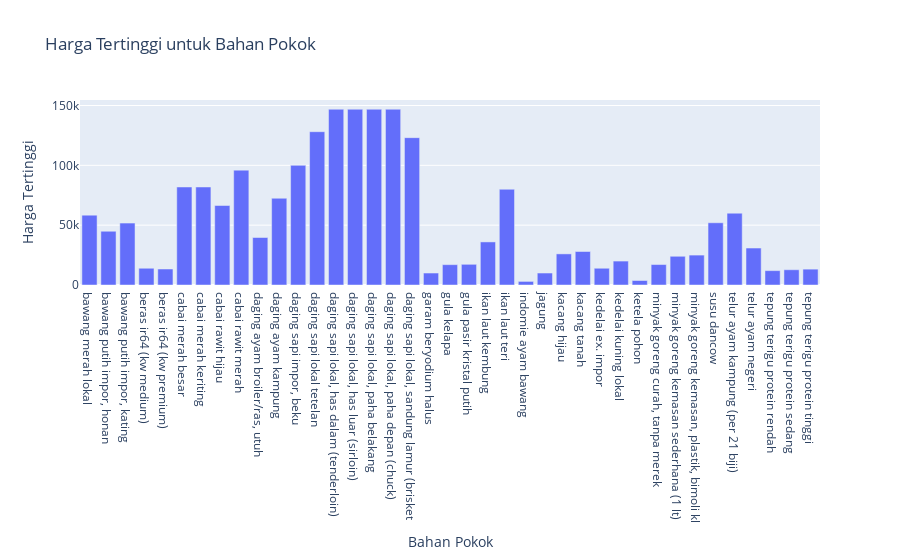

The notebook cell saved with this chart:
### Code cell
# Create a Plotly bar chart to visualize the highest prices for each commodity
fig = px.bar(max_prices, x='nama', y='harga', 
             title='Harga Tertinggi untuk Bahan Pokok',
             labels={'nama': 'Bahan Pokok', 'harga': 'Harga Tertinggi'},
             template='plotly')

# Show the plot
fig.show()

### Figure 1 — Plotly figure (JSON) as saved in the notebook; plotly's stock layout.template omitted (floating-point values rounded to 4 significant figures)
{"data": [{"alignmentgroup": "True", "hovertemplate": "Bahan Pokok=%{x}<br>Harga Tertinggi=%{y}<extra></extra>", "legendgroup": "", "marker": {"color": "#636efa", "pattern": {"shape": ""}}, "name": "", "offsetgroup": "", "orientation": "v", "showlegend": false, "textposition": "auto", "type": "bar", "x": ["bawang merah lokal", "bawang putih impor, honan", "bawang putih impor, kating", "beras ir64 (kw medium)", "beras ir64 (kw premium)", "cabai merah besar", "cabai merah keriting", "cabai rawit hijau", "cabai rawit merah", "daging ayam broiler/ras, utuh", "daging ayam kampung", "daging sapi impor, beku", "daging sapi lokal tetelan", "daging sapi lokal, has dalam (tenderloin)", "daging sapi lokal, has luar (sirloin)", "daging sapi lokal, paha belakang", "daging sapi lokal, paha depan (chuck)", "daging sapi lokal, sandung lamur (brisket", "garam beryodium halus", "gula kelapa", "gula pasir kristal putih", "ikan laut kembung", "ikan laut teri", "indomie ayam bawang", "jagung", "kacang hijau", "kacang tanah", "kedelai ex. impor", "kedelai kuning lokal", "ketela pohon", "minyak goreng curah, tanpa merek", "minyak goreng kemasan sederhana (1 lt)", "minyak goreng kemasan, plastik, bimoli kl", "susu dancow", "telur ayam kampung (per 21 biji)", "telur ayam negeri", "tepung terigu protein rendah", "tepung terigu protein sedang", "tepung terigu protein tinggi"], "xaxis": "x", "y": [58380.0, 44910.0, 51720.0, 14000, 13370.0, 81900.0, 81900.0, 66430.0, 96000, 39700, 72500, 100000, 128125, 146875, 146875, 146875, 146875, 123125, 10000, 17000, 17290.0, 36000, 80000, 3000, 10000, 26000, 28000, 14000, 20000, 3750, 17100, 24000, 25000, 52000, 60000, 30900, 12000, 12750, 13250], "yaxis": "y"}], "layout": {"barmode": "relative", "legend": {"tracegroupgap": 0}, "title": {"text": "Harga Tertinggi untuk Bahan Pokok"}, "xaxis": {"anchor": "y", "domain": [0, 1], "title": {"text": "Bahan Pokok"}}, "yaxis": {"anchor": "x", "domain": [0, 1], "title": {"text": "Harga Tertinggi"}}}}
